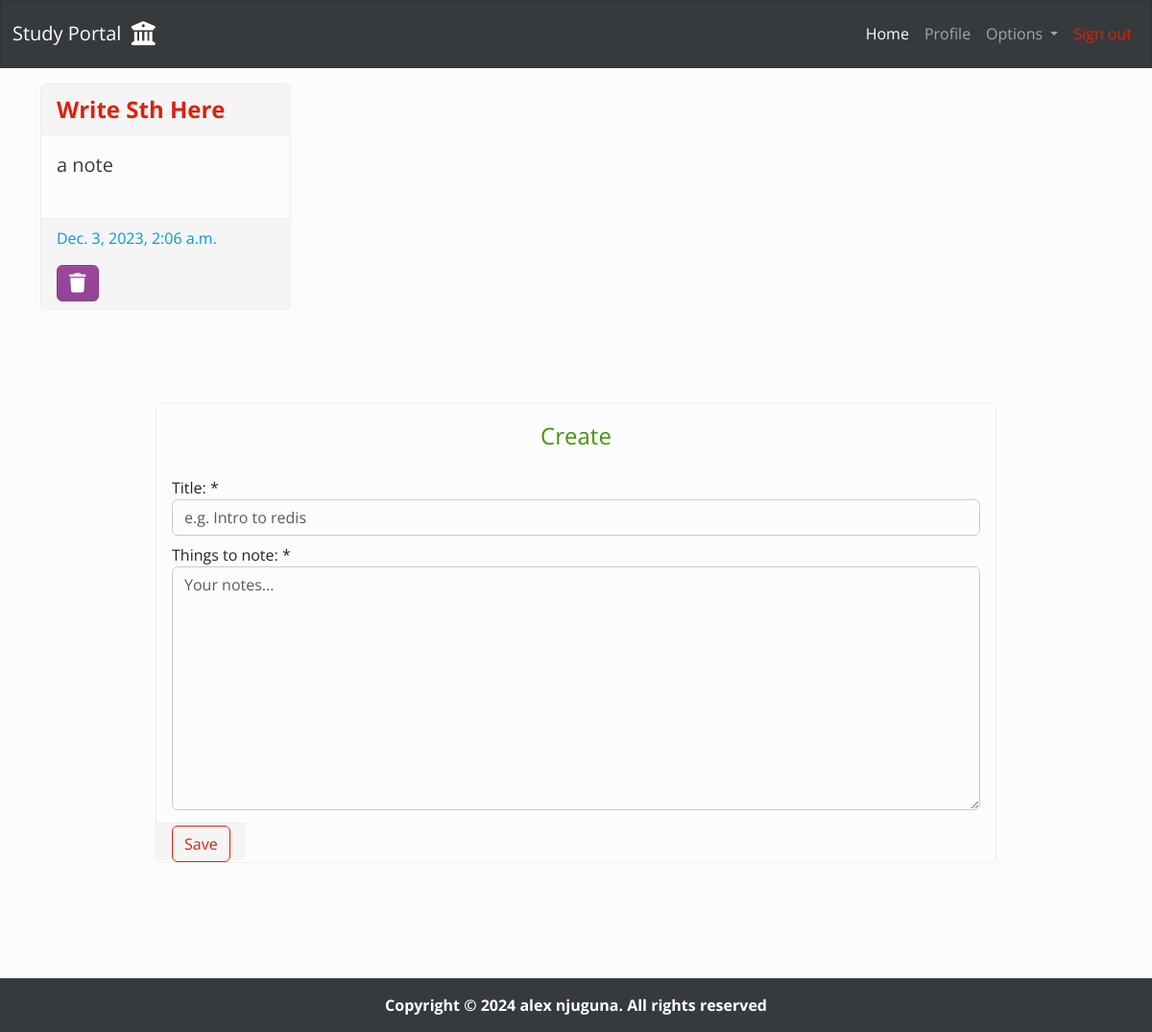
The app's page /note/ (signed in) with its own data.
### note/models.py (models this page shows, shortened)
class Note(models.Model):
    user = models.ForeignKey(User, on_delete=models.CASCADE)
    title = models.CharField(max_length=80)
    description = models.TextField()
    created_at = models.DateTimeField(auto_now_add=True)

### note/views.py (the view)
# urls.py: path("", views.home, name="home"),
@login_required
def home(request):
    notes = Note.objects.filter(user=request.user)
    if request.method == "POST":
        form = AddNoteForm(request.POST)
        if form.is_valid():
            user = request.user
            title = title=form.cleaned_data.get("title")
            description=form.cleaned_data.get("description")
            note = Note(user=user, title=title, description=description)
            note.save()
            messages.success(request, f"Note: {title} saved")
            return redirect("note:home")
    else:
        form = AddNoteForm()
    return render(request, "note/home.html", {
        "notes": notes,
        "title": "notes",
        "form": form
    })

### note/forms.py
class AddNoteForm(forms.ModelForm):
    class Meta:
        model = Note
        fields = ["title", "description"]
        labels = {
            "title": "Title: ",
            "description": "Things to note: "
        }
        widgets = {
            "title": forms.TextInput(attrs={
                "class": "form-group mb-2",
                "placeholder": "e.g. Intro to redis"
                }),
            "description": forms.Textarea(attrs={
                "class": "form-group",
                "placeholder": "Your notes..."
            })
        }

### note/templates/note/home.html (shortened to what this page needs)
{% extends 'dashboard/base.html' %}
{% load crispy_forms_tags %}
{% block content %}
    {% if notes %}
        <div class="container mb-5 mt-3">
            <div class="row">
                {% for note in notes %}
                    <div class="col-md-3">
                        <div class="card mb-4 h-100">
                            <a class="text-decoration-none" href="{% url 'note:note_detail' note.id %}">
                                <div class="card-header text-capitalize text-primary fw-bold fs-4">
                                    {{ note.title }}
                                </div>
                                <div class="card-body fs-5 text-dark">
                                    {{ note.description|truncatewords:5 }}
                                </div>
                            </a>
                            <div class="card-footer mt-auto">
                                <p class="text-info">
                                    {{ note.created_at }}
                                </p>
                                <a class="btn btn-danger" href="{% url 'note:note_delete' note.id %}">
                                    <i class="fa-solid fa-trash fa-lg"></i>
                                </a>
                            </div>
                        </div>
                    </div>
                {% endfor %}
            </div>
        </div>
    {% else %}
        <h2 class="alert alert-info mt-3">No notes saved at the moment</h2>
    {% endif %}
    <div class="container-sm mt-5 w-75" style="margin-bottom: 120px;">
        <div class="card">
            <fieldset>
                <legend class="card-title text-center text-success mt-3">
                    Create
                </legend>
            </fieldset>
            <form class="form-group" action="" method="post" autocomplete="off">
                <fieldset class="card-body">
                    {{ form|crispy }}
                </fieldset>
                <fieldest class="card-footer mt-auto">
                    <button class="btn btn-outline-primary text-center" type="submit">
                        Save
                    </button>
                </fieldest>
            </form>
        </div>
    </div>
{% endblock content %}

### dashboard/static/dashboard/css/home_style.css (style rules this page uses)
body { display: flex; flex-direction: column; min-height: 100vh; }

### records on screen
Note: title "Write Sth Here", description "a note", created_at "Dec. 3, 2023, 2:06 a.m."
